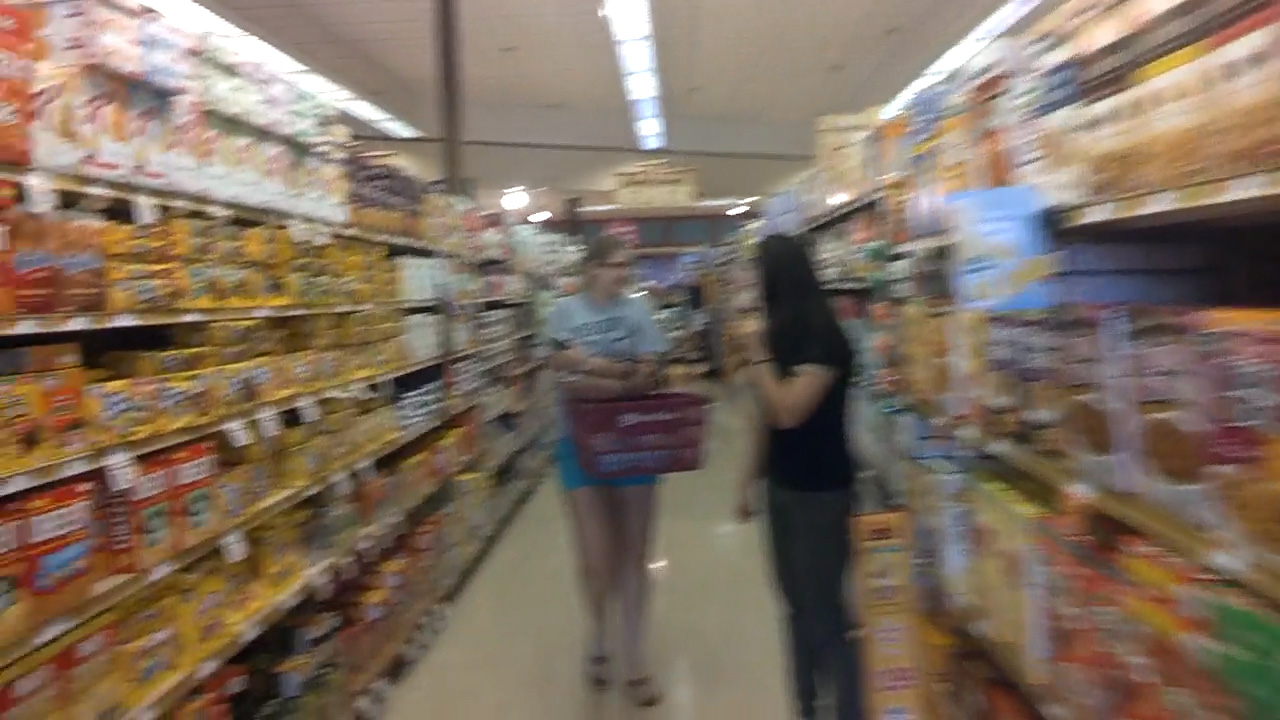
#> input picture gstore_snippets/cookie_snippet/cookie_00138.jpg, 1280 x 720 px, given in place of cookie_00184.jpg, which was not available
$ python kp-match.py   (older library calls are emulated)
#> lines starting #> are read from the running program, lines starting #| are printed output that depends on the picture; after the words box and inside, x2 and y2 are one past the last pixel; in counts of white or black regions, pixels touching at a corner belong together; pictures that were not available may be replaced by others from this repository, and a replacement may not be noted
"""
A script for quick testing of feature detectors with a train image and query image (yay cookies).
"""

import cv2
import numpy as np
from matplotlib import pyplot as plt
import scipy as sp

def visualize(img_t, img_q):
	# Input images
#> called with img_t = 'cookie-train', img_q = 'cookie_00184'
	img1 = cv2.imread('./gstore-snippets/cookie_snippet/%s.jpg' %img_q,0) # queryImage
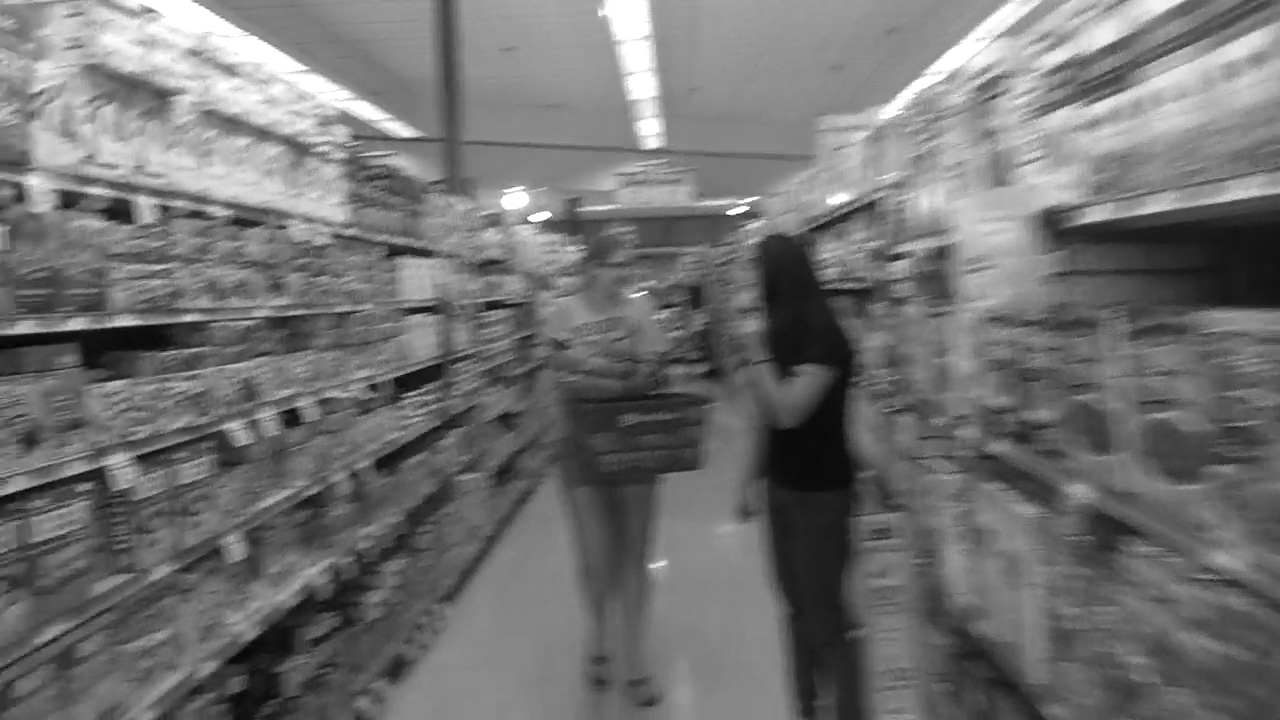
#> img1: shape (720, 1280); min 0, max 255, mean 113.4
	img2 = cv2.imread('./OT-res/KP-detect/cookies/%s.jpg' %img_t,0) # trainImage
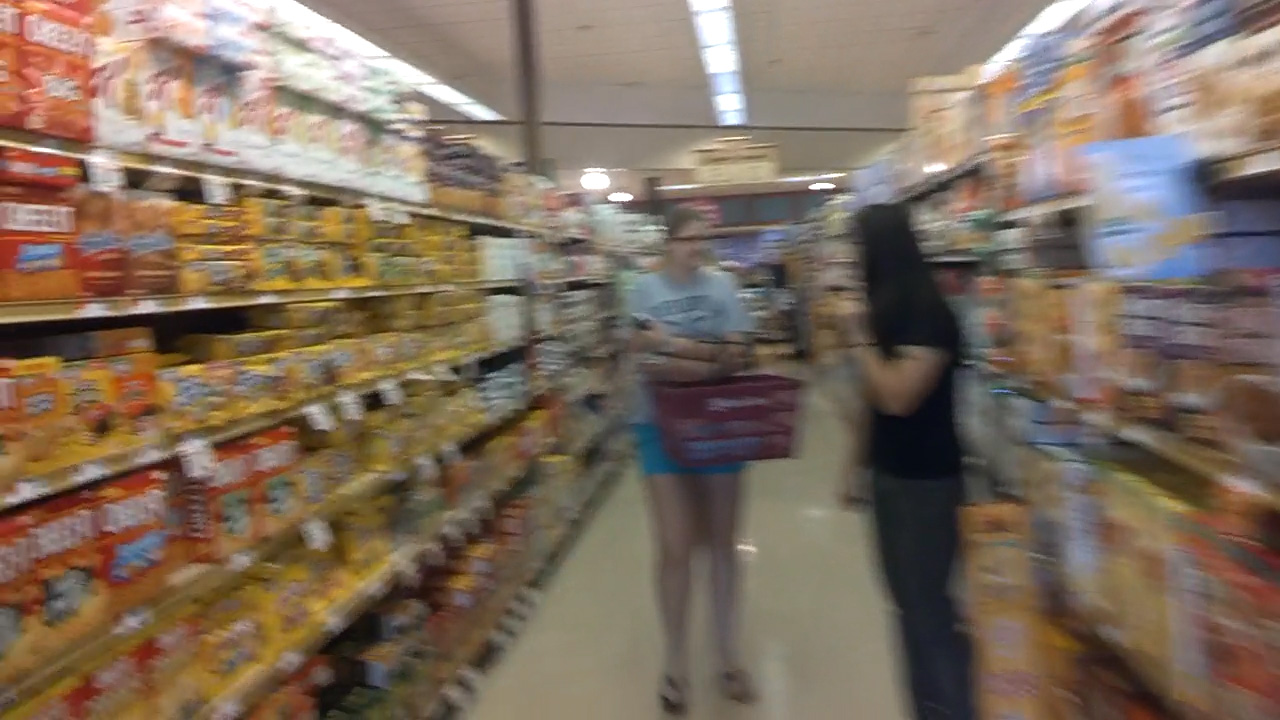
#> input picture gstore_snippets/cookie_snippet/cookie_00143.jpg, 1280 x 720 px, given in place of cookie-train.jpg, which was not available
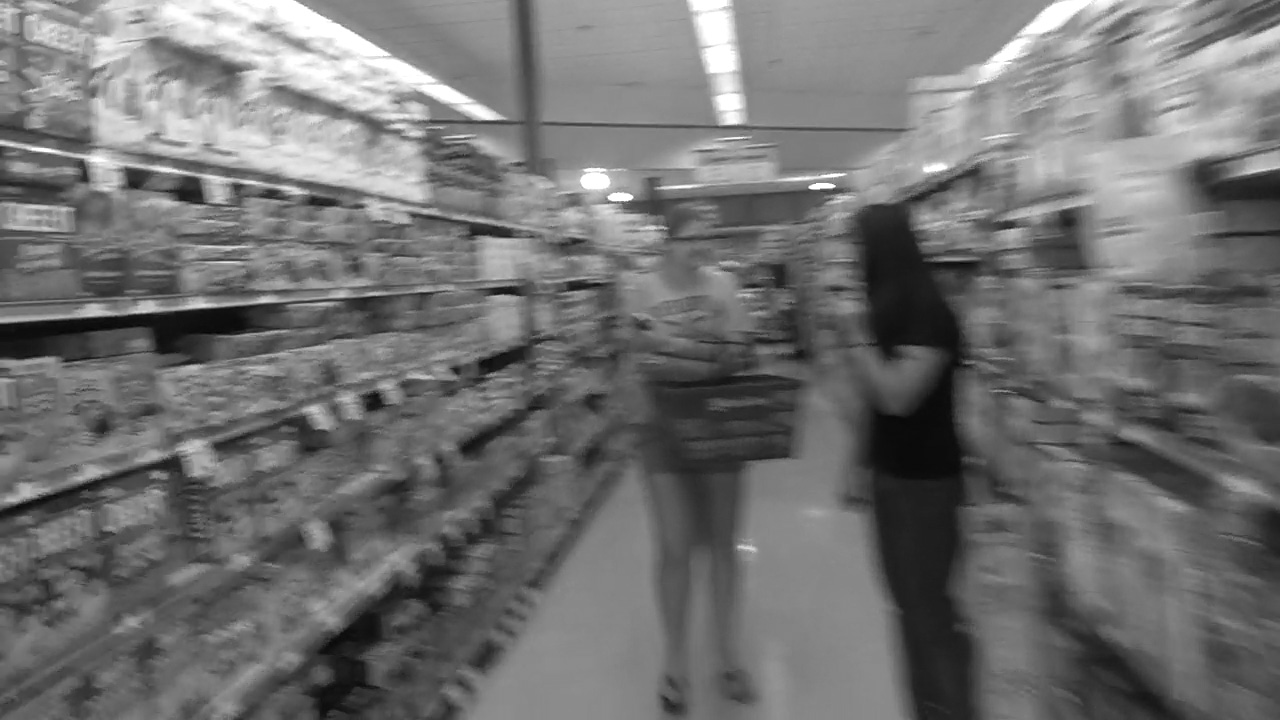
#> img2: shape (720, 1280); min 4, max 255, mean 112.9

	# Specify filename for result img
	print("please type a file name: ")
	filename = str(raw_input())
#> the answer given: gstore_snippets/cookie_snippet/cookie_00138.jpg

	# Initiate detector
	detector = cv2.ORB()

	# find the keypoints and descriptors with detector of interest
	k1, d1 = detector.detectAndCompute(img1, None)
#> k1 = 500 keypoints; strongest (x, y, size): (727, 212, 31), (528, 218, 31), (729, 212, 44.6), (748, 208, 31)
	k2, d2 = detector.detectAndCompute(img2, None)
#> k2 = 500 keypoints; strongest (x, y, size): (810, 187, 31), (834, 186, 31), (833, 186, 37.2), (631, 197, 37.2)

	# BFMatcher with default params
	bf = cv2.BFMatcher()
	matches = bf.knnMatch(d1,d2, k=2)
#> matches = 500 matches
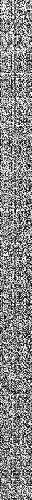
#> d1: shape (500, 32); min 0, max 255, mean 134.8

	# Apply ratio test
	good = []
	for m,n in matches:
	    if m.distance < 0.75*n.distance:
	        good.append(m)
#> after the loop, good = 94 matches
	# For displaying the matching lines
	h1, w1 = img1.shape[:2]
#> h1 = 720; w1 = 1280
	h2, w2 = img2.shape[:2]
#> h2 = 720; w2 = 1280
	view = sp.zeros((max(h1, h2), w1 + w2, 3), sp.uint8)
	view[:h1, :w1, 0] = img1
	view[:h2, w1:, 0] = img2
	view[:, :, 1] = view[:, :, 0]
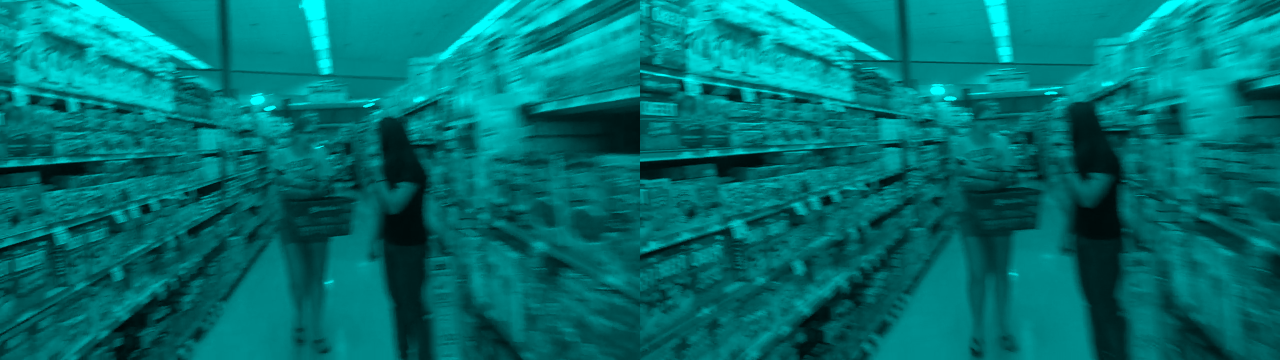
#> view: shape (720, 2560, 3) (shown at 1/2 size); mean of channels 0, 1, 2 113.2, 113.2, 0; drawn as B, G, R
	view[:, :, 2] = view[:, :, 0]
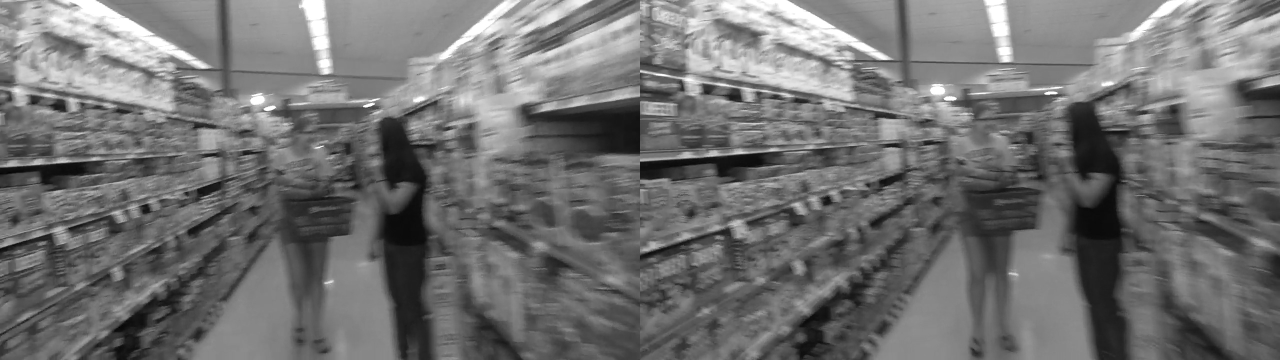
#> view: shape (720, 2560, 3) (shown at 1/2 size); min 0, max 255, mean 113.2

	for m in good:
	    # draw the keypoints
	    # print m.queryIdx, m.trainIdx, m.distance
	    color = tuple([sp.random.randint(0, 255) for _ in xrange(3)])
	    cv2.line(view, (int(k1[m.queryIdx].pt[0]), int(k1[m.queryIdx].pt[1])) , (int(k2[m.trainIdx].pt[0] + w1), int(k2[m.trainIdx].pt[1])), color)
#> this loop made 94 passes
#> color on passes 1 to 12: (172, 47, 117), (192, 67, 251), (195, 103, 9), (211, 21, 242), (36, 87, 70), (216, 88, 140), (58, 193, 230), (39, 87, 174), (88, 81, 165), (25, 77, 72), (9, 148, 115), (208, 243, 197)
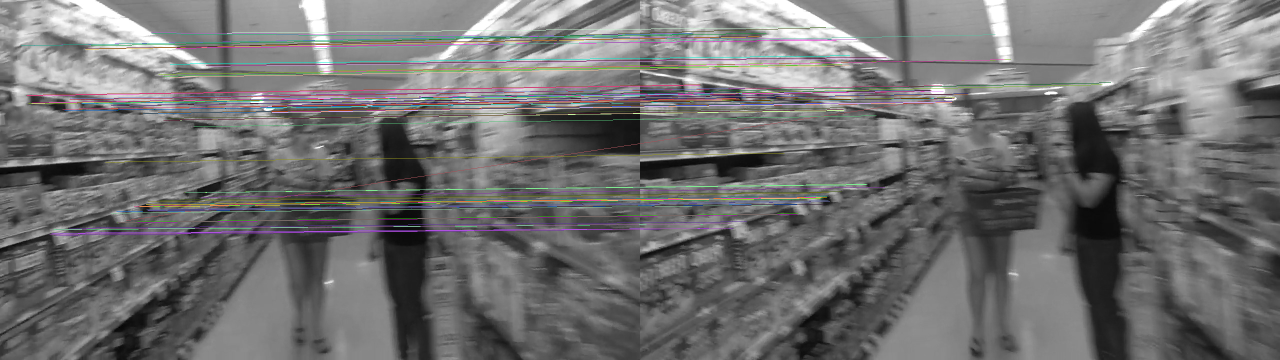
#> view: shape (720, 2560, 3) (shown at 1/2 size); 5.05% of pixels changed, all inside (x1, y1, x2, y2) = (42, 54, 2222, 471); drawn as B, G, R

	# Showing the matches
	cv2.imshow("view", view)
	cv2.waitKey(0)
	cv2.imwrite('./OT-res/KP-detect/cookies/' + filename,view)

if __name__ == '__main__':
	visualize('cookie-train', 'cookie_00184')
